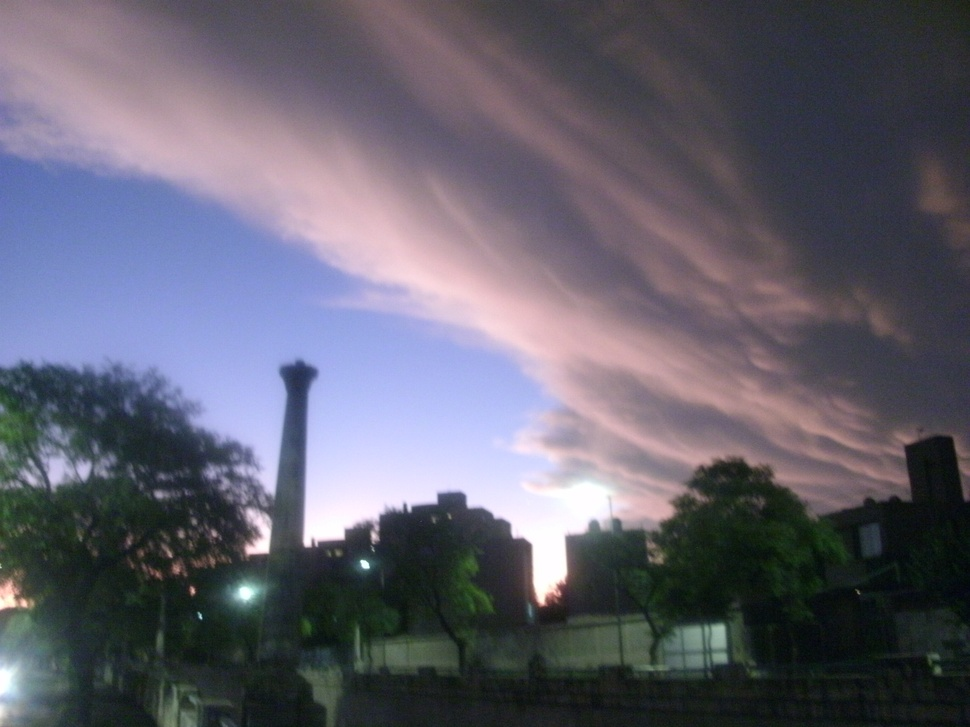
#> input picture Ejercicio_N°17/paisaje.JPG, 970 x 727 px, shrunk from 3264 x 2448 before the run, found by its file name
$ python Ejrcicio_Numero_17.py
#> lines starting #> are read from the running program, lines starting #| are printed output that depends on the picture
from PIL import Image, ImageFilter

# Cargar imagen
img = Image.open("paisaje.jpg")
#> img is the input picture: PIL image 970x727 RGB; mean R, G, B 98.4, 96.6, 109.9

#Definir kernel 3x3 de desenfoque promedio
kernel = [
    4, 0, 0,
    0, 1, 0,
    0, 0, -4
]

#Aplicar filtro de desenfoque
img_blur = img.filter(ImageFilter.Kernel(
    size=(3, 3),
    kernel=kernel,
    scale=None,
    offset=0
))
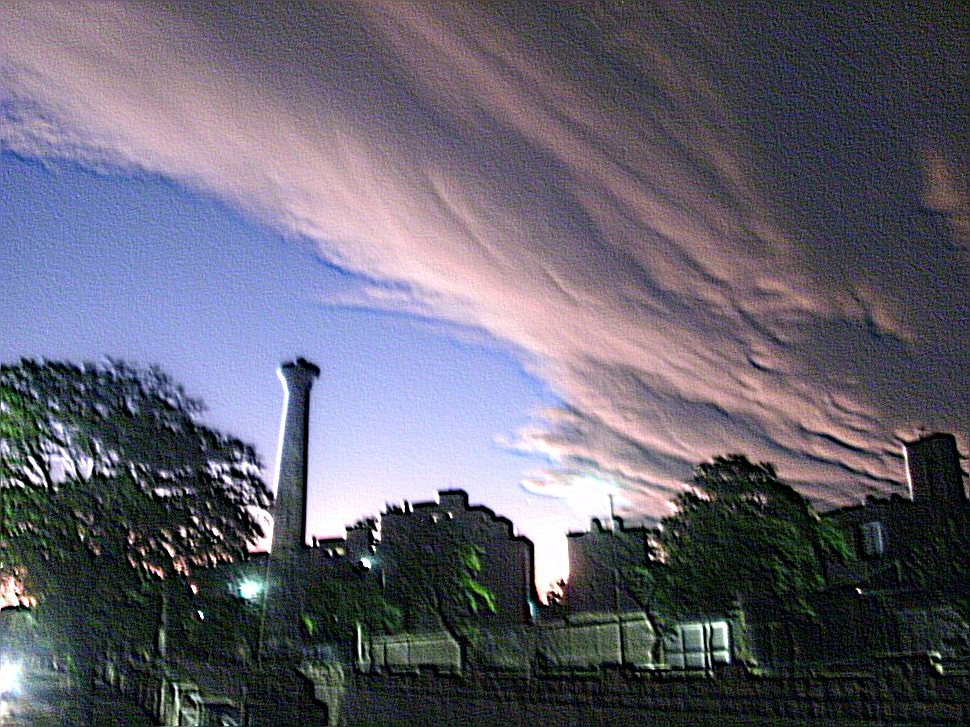
#> img_blur: PIL image 970x727 RGB; mean R, G, B 99.5, 97.6, 110.9

#Mostrar la imagen desenfocada en una ventana del sistema
img_blur.show(title="Imagen desenfocada")
